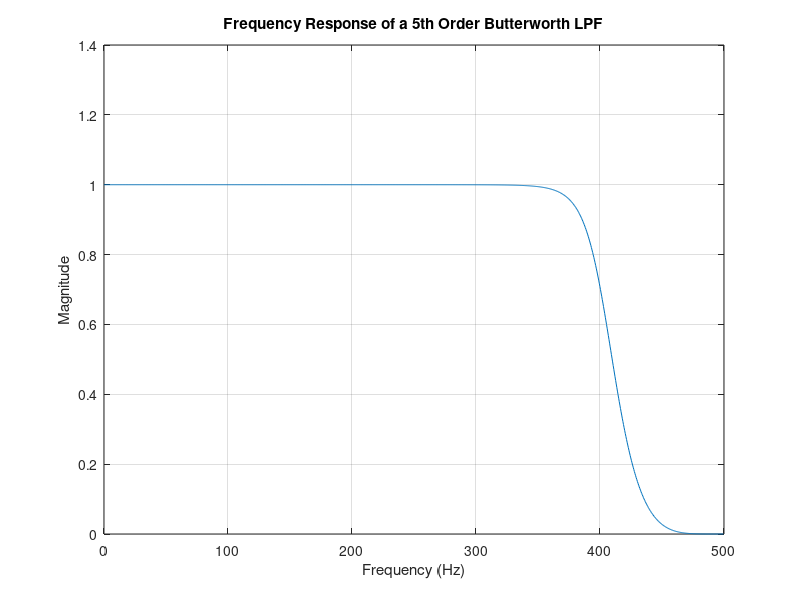
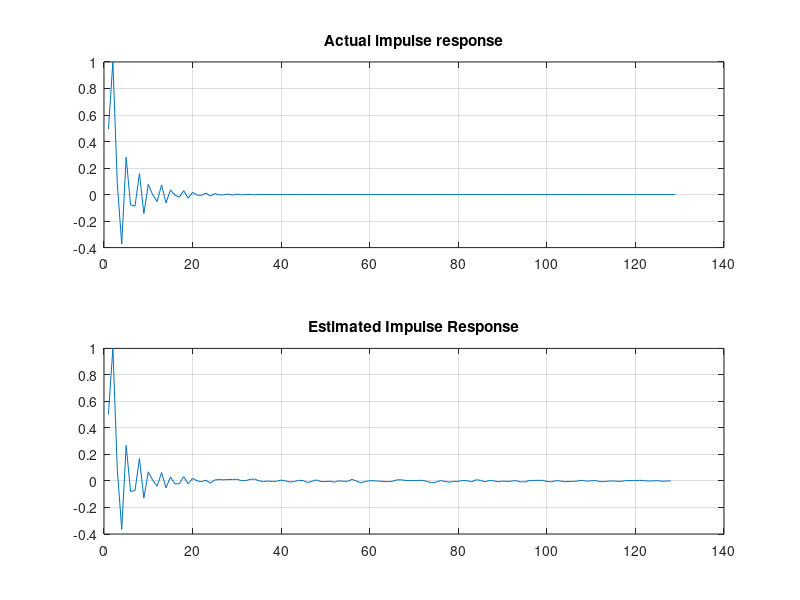

MATLAB code to generate these figures, in order:
% Estimation of Impulse response of an LTI system 
% https://www.gaussianwaves.com 
% License:Creative Commons: CC-BY-NC-SA
clear;
clc;
Fs=1000; %Sampling Frequency
Fc=400; %Cut-off Frequency

w = Fc/(Fs/2); %Normalized frequency
%Design a low pass fitler with above mentioned specifications
[b,a]=butter(5,w,'low'); %5th order butterworth LPF
[h,w]=freqz(b,a,1024); %Frequency response of the filter

figure;
plot(w/pi*Fs/2,abs(h));
title('Frequency Response of a 5th Order Butterworth LPF');
xlabel('Frequency (Hz)')
ylabel('Magnitude');
grid;

%Finding the Actual Impulse response of the LPF by applying a %generated impulse
N=128;
impulse=[1,zeros(1,N)]; %Defining an impulse
h=filter(b,a,impulse); %Apply the generated impulse at the filter's %input

figure;
subplot(2,1,1);
plot(h/max(h)); % Plot the normalized impulse response
title('Actual impulse response');
grid;

% Using Cross-Correlation to find the impluse response of the %LPF . Here the impulse response of the LPF is pretended to be %unknown and we are trying to estimate the impluse response %by cross-correlating the  output of the filter with AWGN input. %Verify the result by comparing actual response and the %estimated response

for i=1: 128 % Run Simulation for 128 times
    x=randn(1,N); % AWGN samples
    y=filter(b,a,x); % Drive the filter with the AWGN samples 

    rxy=xcorr(x,y); % Cross correlation of the AWGN and the filter output
    Ryx=fliplr(rxy(1:N)); % Flip the correlation result and take the first N samples (Ryx(t) = Rxy(-t)

    %or replace the last two lines with this
    %ryx=xcorr(y,x);
    %Ryx=ryx(N:end)

    PA(:,i)=Ryx'; %Store the results in an array
end;
clear Ryx; 

Ryx=sum(PA')/128; % Average the values got during all the simulation runs

subplot(2,1,2);
plot(Ryx/max(Ryx)); % Plot the estimated impulse response
title('Estimated Impulse Response');
grid;